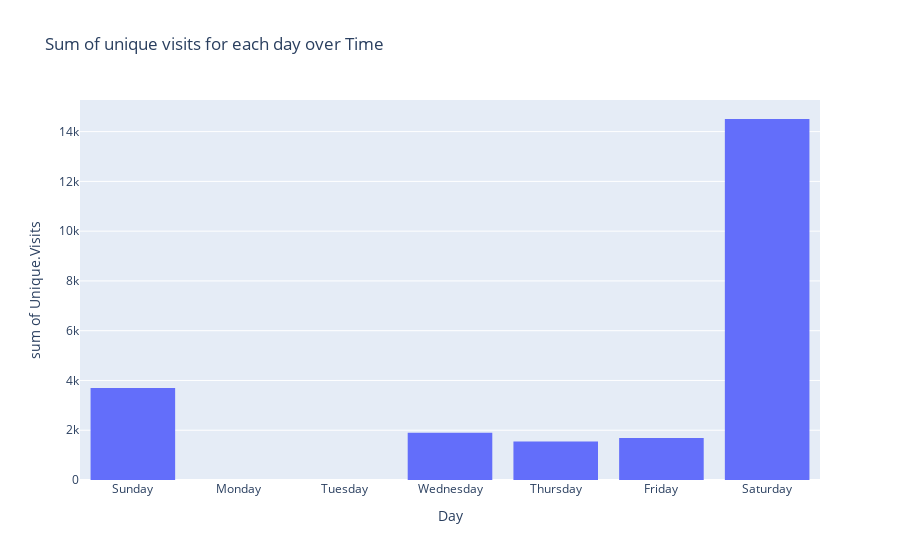

Notebook code for this chart:
### Code cell
import matplotlib.pyplot as plt
import pandas as pd
import seaborn as sns
import numpy as np
data=pd.read_csv("D:\Data Analytics\daily-website-visitors.csv")
data.head()

import plotly.express as px
px.histogram(data,x='Day',y='Unique.Visits',title='Sum of unique visits for each day over Time')

### Figure 1 — Plotly figure (JSON) as saved in the notebook; plotly's stock layout.template omitted (floating-point values rounded to 4 significant figures; data arrays with more than 128 entries replaced by an {"elided": "..."} marker saying what was removed)
{"data": [{"alignmentgroup": "True", "bingroup": "x", "histfunc": "sum", "hovertemplate": "Day=%{x}<br>sum of Unique.Visits=%{y}<extra></extra>", "legendgroup": "", "marker": {"color": "#636efa", "pattern": {"shape": ""}}, "name": "", "offsetgroup": "", "orientation": "v", "showlegend": false, "type": "histogram", "x": {"elided": "2167 str values"}, "xaxis": "x", "y": {"elided": "2167 str values"}, "yaxis": "y"}], "layout": {"barmode": "relative", "legend": {"tracegroupgap": 0}, "title": {"text": "Sum of unique visits for each day over Time"}, "xaxis": {"anchor": "y", "domain": [0, 1], "title": {"text": "Day"}}, "yaxis": {"anchor": "x", "domain": [0, 1], "title": {"text": "sum of Unique.Visits"}}}}
